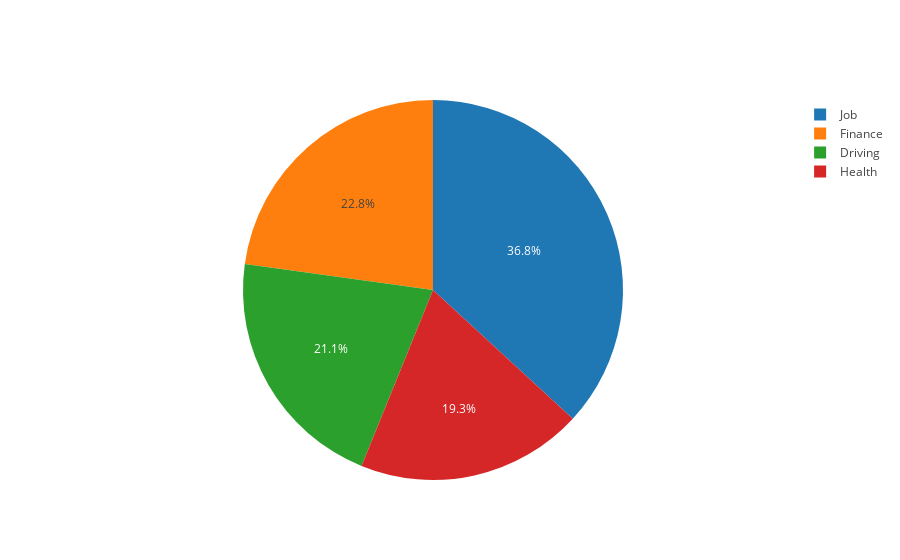

Write notebook code for a chart like this one.
### Markdown cell above
## Plot stress data

### Code cell
stress_stream.plot_stress_pie()

### Figure 1 — Plotly figure (JSON) as saved in the notebook; plotly's stock layout.template omitted (floating-point values rounded to 4 significant figures)
{"data": [{"labels": ["Driving", "Finance", "Health", "Job"], "type": "pie", "uid": "889fe239-01a7-4cd5-b2b7-18f4c6a5007b", "values": [12, 13, 11, 21]}], "layout": {"autosize": true}}
